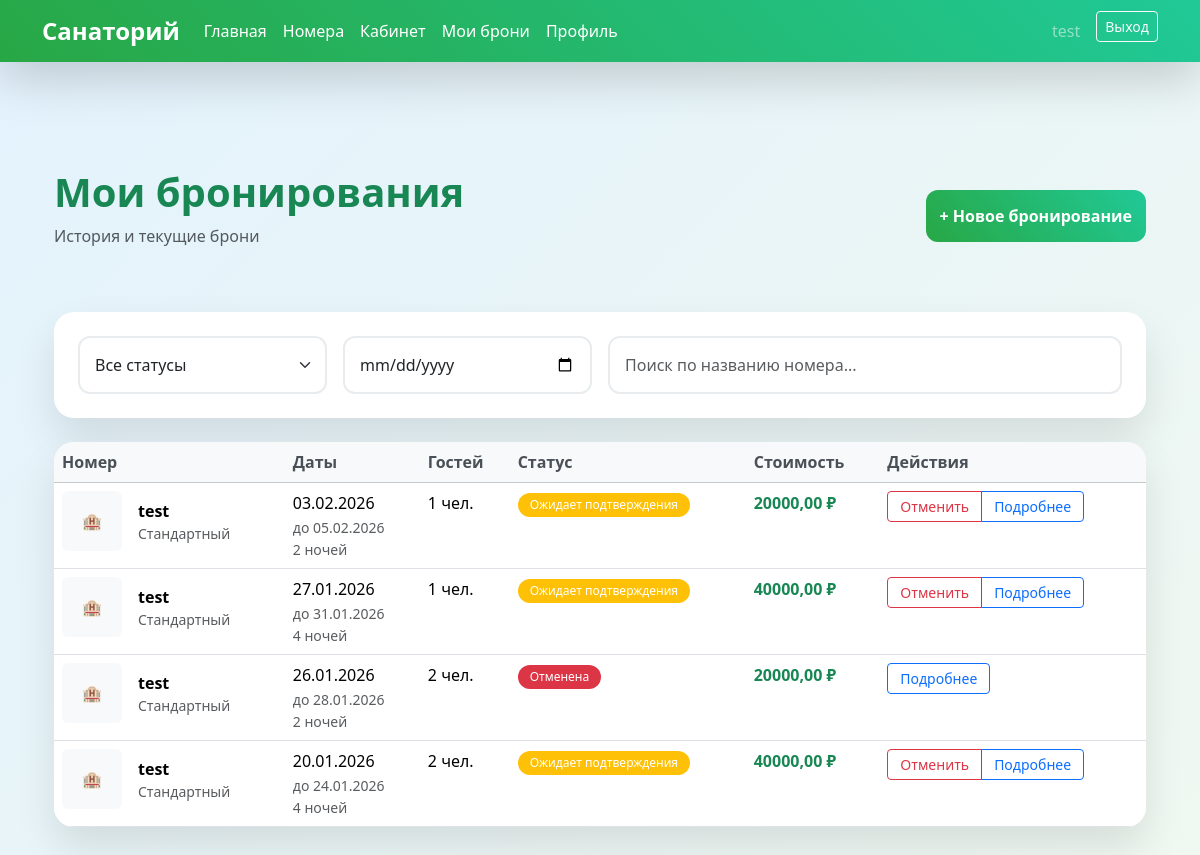
The page /accounts/booking/list/ (signed in) on the database as committed earlier.
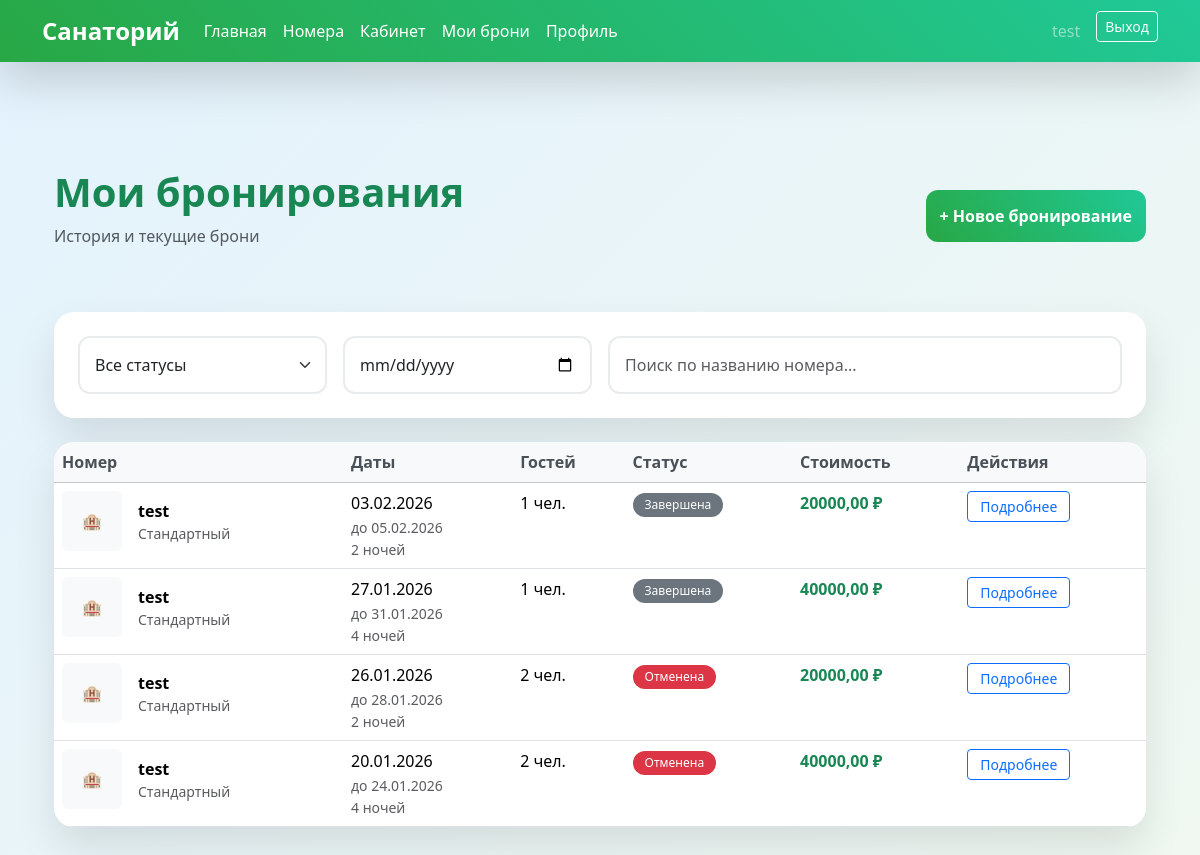
The same page on the database as committed later.
### accounts/models.py (models this page shows, shortened)
class Booking(models.Model):
    STATUS_CHOICES = [
        ('pending', 'Ожидает подтверждения'),
        ('confirmed', 'Подтверждена'),
        ('cancelled', 'Отменена'),
        ('completed', 'Завершена'),
    ]
    user = models.ForeignKey(User, on_delete=models.CASCADE, related_name='bookings')
    room = models.ForeignKey(Room, on_delete=models.CASCADE, related_name='bookings', null=True, blank=True)
    room_type = models.CharField(max_length=20, choices=Room.TYPE_CHOICES)  # Оставляем для обратной совместимости
    check_in = models.DateField('Дата заезда')
    check_out = models.DateField('Дата выезда')
    guests = models.IntegerField(
        default=1,
        validators=[MinValueValidator(1), MaxValueValidator(4)]
    )
    total_price = models.DecimalField(max_digits=10, decimal_places=2, null=True, blank=True)
    status = models.CharField(max_length=20, choices=STATUS_CHOICES, default='pending')
    created_at = models.DateTimeField(auto_now_add=True)
    notes = models.TextField(max_length=500, blank=True)
    class Meta:
        verbose_name = 'Бронирование'
        verbose_name_plural = 'Бронирования'
        ordering = ['-created_at']
    @property
    def days(self):
        return (self.check_out - self.check_in).days

class Room(models.Model):  # ПЕРЕМЕЩАЕМ Room ПЕРЕД Booking!
    TYPE_CHOICES = [
        ('standard', 'Стандартный'),
        ('comfort', 'Комфорт'),
        ('lux', 'Люкс'),
    ]
    type = models.CharField(max_length=20, choices=TYPE_CHOICES)
    name = models.CharField(max_length=100, unique=True)
    capacity = models.PositiveIntegerField(default=2)
    price_per_day = models.DecimalField(max_digits=8, decimal_places=2)
    description = models.TextField(max_length=500)
    image = models.ImageField(upload_to='rooms/', blank=True, null=True)
    is_active = models.BooleanField(default=True)
    class Meta:
        verbose_name = 'Номер'
        verbose_name_plural = 'Номера'
        ordering = ['type', 'name']

### accounts/views.py (the view)
# urls.py: path('booking/list/', UserBookingListView.as_view(), name='user_booking_list'),
@method_decorator(login_required, name='dispatch')
class UserBookingListView(NotStaffMixin, ListView):
    model = Booking
    template_name = 'booking_list.html'
    context_object_name = 'bookings'
    paginate_by = 10
    def get_queryset(self):
        return Booking.objects.filter(
            user=self.request.user
        ).select_related('room').order_by('-created_at')

### accounts/mixins.py (called while the page is built)
    def test_func(self):
        return not self.request.user.is_staff

### templates/booking_list.html (shortened to what this page needs)
{% extends 'base.html' %}
{% block content %}
<div class="container py-4">
    <div class="d-flex justify-content-between align-items-center mb-5">
        <div>
            <h1 class="fw-bold text-success mb-2">Мои бронирования</h1>
            <p class="text-muted">История и текущие брони</p>
        </div>
        <a href="{% url 'booking_create' %}" class="btn btn-custom text-white">
            + Новое бронирование
        </a>
    </div>
    <div class="form-card p-4 mb-4">
        <div class="row g-3">
            <div class="col-md-3">
                <select class="form-select form-input" id="statusFilter">
                    <option value="">Все статусы</option>
                </select>
            </div>
            <div class="col-md-3">
                <input type="date" class="form-control form-input" id="dateFilter" placeholder="Дата заезда">
            </div>
            <div class="col-md-6">
                <input type="text" class="form-control form-input" id="searchFilter" placeholder="Поиск по названию номера...">
            </div>
        </div>
    </div>
    {% if bookings %}
    <div class="form-card overflow-hidden">
        <div class="table-responsive">
            <table class="table table-hover mb-0" id="bookingsTable">
                <thead class="table-light">
                    <tr>
                        <th>Номер</th>
                        <th>Даты</th>
                        <th>Гостей</th>
                        <th>Статус</th>
                        <th>Стоимость</th>
                        <th>Действия</th>
                    </tr>
                </thead>
                <tbody>
                    {% for booking in bookings %}
                    <tr class="booking-row" data-status="{{ booking.status }}"
                        data-checkin="{{ booking.check_in|date:'Y-m-d' }}"
                        data-room="{{ booking.room.name|default:''|lower }}">
                        <td>
                            <div class="d-flex align-items-center">
                                {% if booking.room and booking.room.image %}
                                <img src="{{ booking.room.image.url }}"
                                     class="rounded me-3"
                                     style="width: 60px; height: 60px; object-fit: cover;">
                                {% else %}
                                <div class="bg-light rounded d-flex align-items-center justify-content-center me-3"
                                     style="width: 60px; height: 60px;">
                                    <span class="text-muted">🏨</span>
                                </div>
                                {% endif %}
                                <div>
                                    <strong>{{ booking.room.name|default:booking.get_room_type_display }}</strong>
                                    <small class="text-muted d-block">{{ booking.room.get_type_display|default:"" }}</small>
                                </div>
                            </div>
                        </td>
                        <td>
                            <div>{{ booking.check_in|date:"d.m.Y" }}</div>
                            <small class="text-muted">до {{ booking.check_out|date:"d.m.Y" }}</small>
                            <div class="small text-muted">{{ booking.days }} ночей</div>
                        </td>
                        <td>{{ booking.guests }} чел.</td>
                        <td>
                            {% if booking.status == 'confirmed' %}
                            <span class="badge bg-success">{{ booking.get_status_display }}</span>
                            {% elif booking.status == 'pending' %}
                            <span class="badge bg-warning">{{ booking.get_status_display }}</span>
                            {% elif booking.status == 'cancelled' %}
                            <span class="badge bg-danger">{{ booking.get_status_display }}</span>
                            {% else %}
                            <span class="badge bg-secondary">{{ booking.get_status_display }}</span>
                            {% endif %}
                        </td>
                        <td>
                            <strong class="text-success">{{ booking.total_price }} ₽</strong>
                        </td>
                        <td>
                            <div class="btn-group btn-group-sm">
                                {% if booking.status == 'pending' %}
                                <button type="button" class="btn btn-outline-danger btn-cancel"
                                        data-booking-id="{{ booking.id }}"
                                        data-bs-toggle="modal" data-bs-target="#cancelModal">
                                    Отменить
                                </button>
                                {% endif %}
                                <button type="button" class="btn btn-outline-primary"
                                        data-bs-toggle="modal" data-bs-target="#detailsModal{{ booking.id }}">
                                    Подробнее
                                </button>
                            </div>
                        </td>
                    </tr>
                    {% endfor %}
                </tbody>
            </table>
        </div>
    </div>
    {% endif %}
</div>
{% endblock %}

### templates/base.html (shortened to what this page needs)
<!DOCTYPE html>
<html lang="ru">
<head>
    <link href="https://cdn.jsdelivr.net/npm/bootstrap@5.3.3/dist/css/bootstrap.min.css" rel="stylesheet">
    <link rel="stylesheet" href="https://cdn.jsdelivr.net/npm/bootstrap-icons@1.10.0/font/bootstrap-icons.css">
</head>
<body class="py-5">
    <nav class="navbar navbar-expand-lg navbar-custom fixed-top shadow-lg">
        <div class="container">
            <a class="navbar-brand fw-bold text-white fs-4" href="{% url 'home' %}">Санаторий</a>
            <div class="collapse navbar-collapse" id="navbarMain">
<ul class="navbar-nav me-auto">
    <li class="nav-item">
        <a class="nav-link text-white {% if request.path == '/' %}active{% endif %}"
           href="{% url 'home' %}">Главная</a>
    </li>
    <li class="nav-item">
        <a class="nav-link text-white {% if 'rooms' in request.path %}active{% endif %}"
           href="{% url 'rooms' %}">Номера</a>
    </li>
    {% if user.is_authenticated %}
        {% if user.is_staff %}
            <li class="nav-item">
                <a class="nav-link text-white {% if 'admin' in request.path %}active{% endif %}"
                   href="{% url 'admin_dashboard' %}">Админ панель</a>
            </li>
            <li class="nav-item">
                <a class="nav-link text-white {% if 'admin/bookings' in request.path %}active{% endif %}"
                   href="{% url 'admin_booking_list' %}">Бронирования</a>
            </li>
        {% else %}
            <li class="nav-item">
                <a class="nav-link text-white {% if 'dashboard' in request.path %}active{% endif %}"
                   href="{% url 'user_dashboard' %}">Кабинет</a>
            </li>
            <li class="nav-item">
                <a class="nav-link text-white {% if 'booking' in request.path %}active{% endif %}"
                   href="{% url 'user_booking_list' %}">Мои брони</a>
            </li>
            <li class="nav-item">
                <a class="nav-link text-white {% if 'profile' in request.path %}active{% endif %}"
                   href="{% url 'profile' %}">Профиль</a>
            </li>
        {% endif %}
    {% endif %}
</ul>
                <div class="navbar-nav ms-auto">
                    {% if user.is_authenticated %}
                    <span class="navbar-text text-white-50 me-3">{{ user.username }}</span>
                    <form method="post" action="{% url 'logout' %}" class="d-inline">
                        <button class="btn btn-outline-light btn-sm">Выход</button>
                    </form>
                    {% else %}
                    <a href="{% url 'login' %}" class="btn btn-outline-light btn-sm me-2">Вход</a>
                    <a href="{% url 'signup' %}" class="btn btn-light btn-sm">Регистрация</a>
                    {% endif %}
                </div>
            </div>
        </div>
    </nav>
    <main class="container py-5 mt-5">
        {% block content %}{% endblock %}
    </main>
</body>
</html>

### templates/base.html (style rules this page uses)
body { background: linear-gradient(135deg, #e3f2fd 0%, #f0f8f0 100%); min-height: 100vh; font-family: 'Segoe UI', Tahoma, sans-serif; }
.form-card { background: white; border-radius: 20px; box-shadow: 0 20px 40px rgba(0,0,0,0.1); border: none; margin: auto; }
.form-input { border: 2px solid #e9ecef; border-radius: 12px; padding: 15px; transition: all 0.3s; font-size: 16px; }
.btn-custom { background: linear-gradient(45deg, #28a745, #20c997); border: none; border-radius: 12px; padding: 14px; font-weight: 600; transition: all 0.3s; }
.navbar-custom { background: linear-gradient(45deg, #28a745, #20c997) !important; }

### templates/booking_list.html (style rules this page uses)
.table th { border-top: none; font-weight: 600; color: #495057; background-color: #f8f9fa; }
.badge { padding: 6px 12px; border-radius: 20px; font-weight: 500; }
.btn-group-sm .btn { padding: 4px 12px; font-size: 14px; }

Rows that differ between the two databases and show on the page:
changed Booking (number 1 of 4 on the later page): status "Ожидает подтверждения" → "Завершена"
changed Booking (number 2 of 4 on the later page): status "Ожидает подтверждения" → "Завершена"
changed Booking (number 4 of 4 on the later page): status "Ожидает подтверждения" → "Отменена"
